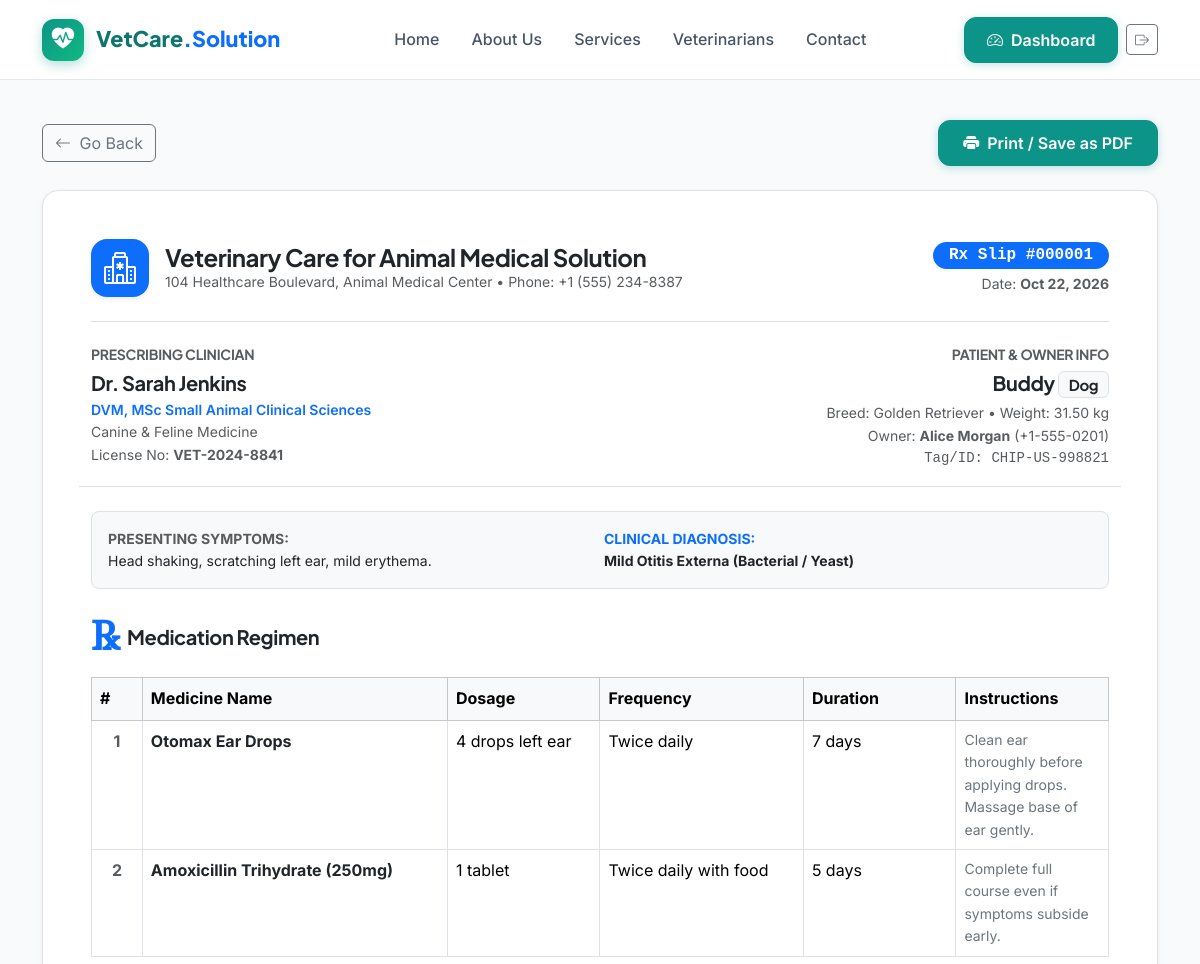
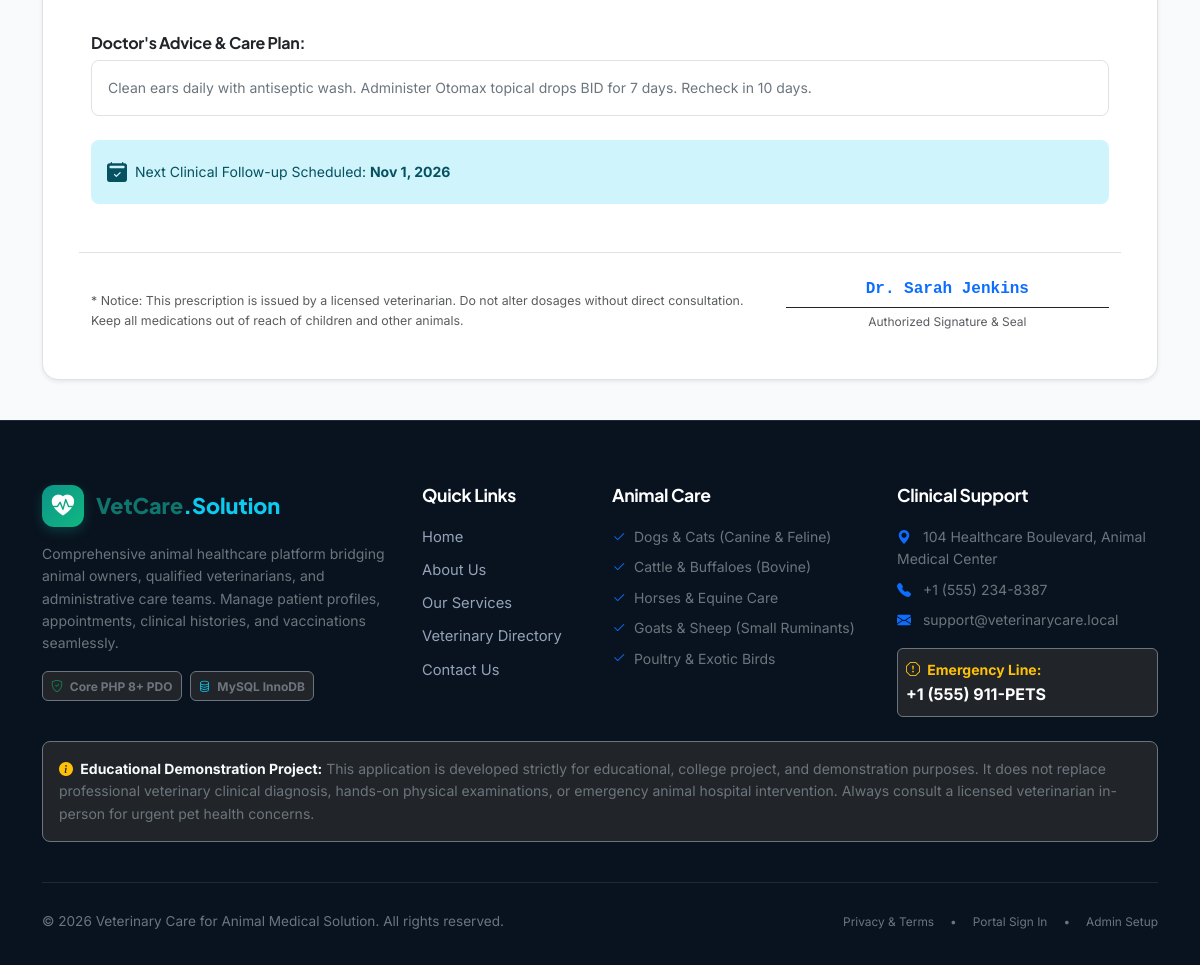
Page /owner/prescription_view.php?record_id=1 (signed in) on the committed database (2 pictures, top to bottom).
### tables this page shows
CREATE TABLE `medical_records` (
  `id` INT AUTO_INCREMENT PRIMARY KEY,
  `animal_id` INT NOT NULL,
  `appointment_id` INT NULL,
  `veterinarian_id` INT NOT NULL,
  `visit_date` DATE NOT NULL,
  `symptoms` TEXT NOT NULL,
  `diagnosis` TEXT NOT NULL,
  `treatment_plan` TEXT NOT NULL,
  `clinical_notes` TEXT NULL,
  `follow_up_date` DATE NULL,
  `created_at` TIMESTAMP DEFAULT CURRENT_TIMESTAMP,
  `updated_at` TIMESTAMP DEFAULT CURRENT_TIMESTAMP ON UPDATE CURRENT_TIMESTAMP,
  CONSTRAINT `fk_mr_animal` FOREIGN KEY (`animal_id`) REFERENCES `animals` (`id`) ON DELETE CASCADE,
  CONSTRAINT `fk_mr_app` FOREIGN KEY (`appointment_id`) REFERENCES `appointments` (`id`) ON DELETE SET NULL,
  CONSTRAINT `fk_mr_vet` FOREIGN KEY (`veterinarian_id`) REFERENCES `users` (`id`) ON DELETE CASCADE,
  INDEX `idx_mr_animal` (`animal_id`),
  INDEX `idx_mr_visit_date` (`visit_date`)
);

CREATE TABLE `users` (
  `id` INT AUTO_INCREMENT PRIMARY KEY,
  `full_name` VARCHAR(100) NOT NULL,
  `email` VARCHAR(150) NOT NULL UNIQUE,
  `phone` VARCHAR(30) NOT NULL,
  `password_hash` VARCHAR(255) NOT NULL,
  `role` ENUM('owner', 'veterinarian', 'admin') NOT NULL,
  `account_status` ENUM('active', 'inactive', 'suspended', 'pending') NOT NULL DEFAULT 'active',
  `created_at` TIMESTAMP DEFAULT CURRENT_TIMESTAMP,
  `updated_at` TIMESTAMP DEFAULT CURRENT_TIMESTAMP ON UPDATE CURRENT_TIMESTAMP,
  INDEX `idx_role` (`role`),
  INDEX `idx_status` (`account_status`)
);

CREATE TABLE `veterinarian_profiles` (
  `id` INT AUTO_INCREMENT PRIMARY KEY,
  `user_id` INT NOT NULL UNIQUE,
  `qualification` VARCHAR(150) NOT NULL,
  `specialization` VARCHAR(150) NOT NULL,
  `license_number` VARCHAR(100) NOT NULL UNIQUE,
  `experience_years` INT NOT NULL DEFAULT 0,
  `bio` TEXT NULL,
  `consultation_fee` DECIMAL(10,2) NOT NULL DEFAULT 0.00,
  `approval_status` ENUM('pending', 'approved', 'rejected') NOT NULL DEFAULT 'pending',
  `created_at` TIMESTAMP DEFAULT CURRENT_TIMESTAMP,
  `updated_at` TIMESTAMP DEFAULT CURRENT_TIMESTAMP ON UPDATE CURRENT_TIMESTAMP,
  CONSTRAINT `fk_vet_user` FOREIGN KEY (`user_id`) REFERENCES `users` (`id`) ON DELETE CASCADE
);

CREATE TABLE `animals` (
  `id` INT AUTO_INCREMENT PRIMARY KEY,
  `owner_id` INT NOT NULL,
  `animal_name` VARCHAR(100) NOT NULL,
  `species` VARCHAR(50) NOT NULL,
  `breed` VARCHAR(100) NULL,
  `gender` ENUM('male', 'female', 'unknown') NOT NULL DEFAULT 'unknown',
  `date_of_birth` DATE NULL,
  `age_years` INT NULL,
  `weight` DECIMAL(6,2) NULL,
  `color` VARCHAR(50) NULL,
  `identification_number` VARCHAR(100) NULL,
  `photo_path` VARCHAR(255) NULL,
  `allergies` TEXT NULL,
  `notes` TEXT NULL,
  `created_at` TIMESTAMP DEFAULT CURRENT_TIMESTAMP,
  `updated_at` TIMESTAMP DEFAULT CURRENT_TIMESTAMP ON UPDATE CURRENT_TIMESTAMP,
  CONSTRAINT `fk_animal_owner` FOREIGN KEY (`owner_id`) REFERENCES `users` (`id`) ON DELETE CASCADE,
  INDEX `idx_animal_species` (`species`),
  INDEX `idx_animal_owner` (`owner_id`)
);

CREATE TABLE `prescriptions` (
  `id` INT AUTO_INCREMENT PRIMARY KEY,
  `medical_record_id` INT NOT NULL,
  `medicine_name` VARCHAR(150) NOT NULL,
  `dosage` VARCHAR(100) NOT NULL,
  `frequency` VARCHAR(100) NOT NULL,
  `duration` VARCHAR(100) NOT NULL,
  `instructions` TEXT NULL,
  `created_at` TIMESTAMP DEFAULT CURRENT_TIMESTAMP,
  CONSTRAINT `fk_rx_mr` FOREIGN KEY (`medical_record_id`) REFERENCES `medical_records` (`id`) ON DELETE CASCADE,
  INDEX `idx_rx_mr` (`medical_record_id`)
);

### includes/functions.php (called while the page is built, shortened)
<?php
function e($value): string {
    return htmlspecialchars((string)($value ?? ''), ENT_QUOTES, 'UTF-8');
}
function format_date(?string $date, string $format = 'M j, Y'): string {
    $timestamp = strtotime($date);
    return $timestamp ? date($format, $timestamp) : '—';
}

### owner/prescription_view.php (the view, shortened to what this page needs)
<?php
require_once __DIR__ . '/../includes/init.php';
$recordId = (int)($_GET['record_id'] ?? 0);
$stmt = $pdo->prepare("
    SELECT mr.*,
           a.animal_name, a.species, a.breed, a.age_years, a.weight, a.identification_number, a.owner_id,
           ow.full_name AS owner_name, ow.phone AS owner_phone, ow.email AS owner_email,
           doc.full_name AS doctor_name, doc.phone AS doctor_phone, doc.email AS doctor_email,
           vp.qualification, vp.specialization, vp.license_number
    FROM medical_records mr
    JOIN animals a ON a.id = mr.animal_id
    JOIN users ow ON ow.id = a.owner_id
    JOIN users doc ON doc.id = mr.veterinarian_id
    JOIN veterinarian_profiles vp ON vp.user_id = doc.id
    WHERE mr.id = ?
");
$stmt->execute([$recordId]);
$record = $stmt->fetch();
$rxStmt = $pdo->prepare("SELECT * FROM prescriptions WHERE medical_record_id = ? ORDER BY id ASC");
$rxStmt->execute([$recordId]);
$medicines = $rxStmt->fetchAll();
require_once __DIR__ . '/../includes/header.php';
?>
<div class="container py-4 my-3 max-w-850">
    <div class="d-flex justify-content-between align-items-center mb-4 no-print">
        <a href="javascript:history.back()" class="btn btn-outline-secondary">
            <i class="bi bi-arrow-left me-1"></i> Go Back
        </a>
        <button onclick="window.print()" class="btn btn-primary px-4">
            <i class="bi bi-printer-fill me-1"></i> Print / Save as PDF
        </button>
    </div>
    <div class="card border shadow-sm rounded-4 p-4 p-md-5 bg-white">
        <div class="d-flex justify-content-between align-items-center border-bottom pb-4 mb-4">
            <div class="d-flex align-items-center gap-3">
                <span class="d-inline-flex align-items-center justify-content-center text-white bg-primary rounded-4 p-3 shadow-sm" style="width: 58px; height: 58px;">
                    <i class="bi bi-hospital fs-2"></i>
                </span>
                <div>
                    <h4 class="fw-bold text-dark mb-0"><?= e(APP_NAME) ?></h4>
                    <div class="text-muted small"><?= e(CLINIC_ADDRESS) ?> &bull; Phone: <?= e(CLINIC_PHONE) ?></div>
                </div>
            </div>
            <div class="text-end">
                <span class="badge bg-primary text-white fs-6 px-3 py-1.5 rounded-pill font-monospace">Rx Slip #<?= str_pad($record['id'], 6, '0', STR_PAD_LEFT) ?></span>
                <div class="text-muted small mt-1">Date: <strong><?= format_date($record['visit_date']) ?></strong></div>
            </div>
        </div>
        <div class="row g-4 mb-4 pb-3 border-bottom">
            <div class="col-6">
                <h6 class="text-uppercase text-muted fw-bold small letter-spacing-1 mb-2">Prescribing Clinician</h6>
                <h5 class="fw-bold text-dark mb-1"><?= e($record['doctor_name']) ?></h5>
                <div class="text-primary small fw-semibold"><?= e($record['qualification']) ?></div>
                <div class="text-muted small"><?= e($record['specialization']) ?></div>
                <div class="text-muted small">License No: <strong><?= e($record['license_number']) ?></strong></div>
            </div>
            <div class="col-6 text-end">
                <h6 class="text-uppercase text-muted fw-bold small letter-spacing-1 mb-2">Patient & Owner Info</h6>
                <h5 class="fw-bold text-dark mb-1"><?= e($record['animal_name']) ?> <span class="badge bg-light text-dark border small"><?= e($record['species']) ?></span></h5>
                <div class="text-muted small">Breed: <?= e($record['breed'] ?: 'Mixed') ?> &bull; Weight: <?= $record['weight'] ? $record['weight'] . ' kg' : '—' ?></div>
                <div class="text-muted small">Owner: <strong><?= e($record['owner_name']) ?></strong> (<?= e($record['owner_phone']) ?>)</div>
                <?php if (!empty($record['identification_number'])): ?>
                    <div class="font-monospace small text-muted">Tag/ID: <?= e($record['identification_number']) ?></div>
                <?php endif; ?>
            </div>
        </div>
        <div class="p-3 bg-light rounded-3 mb-4 border">
            <div class="row g-2">
                <div class="col-md-6">
                    <span class="text-muted small fw-bold d-block text-uppercase">Presenting Symptoms:</span>
                    <div class="small text-dark"><?= nl2br(e($record['symptoms'])) ?></div>
                </div>
                <div class="col-md-6">
                    <span class="text-primary small fw-bold d-block text-uppercase">Clinical Diagnosis:</span>
                    <div class="fw-bold text-dark small"><?= nl2br(e($record['diagnosis'])) ?></div>
                </div>
            </div>
        </div>
        <div class="mb-4">
            <div class="d-flex align-items-center gap-2 mb-3">
                <span class="display-6 fw-bold text-primary" style="font-family: serif;">&#8478;</span>
                <h5 class="fw-bold text-dark mb-0">Medication Regimen</h5>
            </div>
            <?php if (empty($medicines)): ?>
                <div class="alert alert-secondary small text-center p-3">No prescription medications prescribed for this consultation.</div>
            <?php else: ?>
                <div class="table-responsive">
                    <table class="table table-bordered custom-table">
                        <thead class="table-light">
                            <tr>
                                <th style="width: 5%;">#</th>
                                <th style="width: 30%;">Medicine Name</th>
                                <th style="width: 15%;">Dosage</th>
                                <th style="width: 20%;">Frequency</th>
                                <th style="width: 15%;">Duration</th>
                                <th style="width: 15%;">Instructions</th>
                            </tr>
                        </thead>
                        <tbody>
                            <?php foreach ($medicines as $idx => $m): ?>
                                <tr>
                                    <td class="text-center fw-bold text-muted"><?= $idx + 1 ?></td>
                                    <td><strong class="text-dark"><?= e($m['medicine_name']) ?></strong></td>
                                    <td><?= e($m['dosage']) ?></td>
                                    <td><?= e($m['frequency']) ?></td>
                                    <td><?= e($m['duration']) ?></td>
                                    <td class="small text-secondary"><?= e($m['instructions'] ?: 'As directed') ?></td>
                                </tr>
                            <?php endforeach; ?>
                        </tbody>
                    </table>
                </div>
            <?php endif; ?>
        </div>
        <div class="mb-4">
            <h6 class="fw-bold text-dark mb-2">Doctor's Advice & Care Plan:</h6>
            <div class="p-3 border rounded-3 text-secondary small bg-white">
                <?= nl2br(e($record['treatment_plan'])) ?>
            </div>
        </div>
        <?php if (!empty($record['follow_up_date'])): ?>
            <div class="alert alert-info border-0 rounded-3 small d-flex align-items-center gap-2 mb-4">
                <i class="bi bi-calendar2-check-fill fs-5"></i>
                <div>
                    Next Clinical Follow-up Scheduled: <strong><?= format_date($record['follow_up_date']) ?></strong>
                </div>
            </div>
        <?php endif; ?>
        <div class="row align-items-end pt-4 border-top mt-4">
            <div class="col-8">
                <p class="text-muted small mb-0" style="font-size: 0.775rem;">
                    * Notice: This prescription is issued by a licensed veterinarian. Do not alter dosages without direct consultation. Keep all medications out of reach of children and other animals.
                </p>
            </div>
            <div class="col-4 text-center">
                <div class="border-bottom border-dark pb-1 mb-1 font-monospace fw-bold text-primary">
                    <?= e($record['doctor_name']) ?>
                </div>
                <div class="text-muted small" style="font-size: 0.75rem;">Authorized Signature & Seal</div>
            </div>
        </div>
    </div>
</div>
<?php require_once __DIR__ . '/../includes/footer.php'; ?>

### assets/css/style.css (style rules this page uses)
:root { --primary: #0d9488; --primary-dark: #0f766e; --primary-light: #ccfbf1; --primary-subtle: #f0fdfa; --secondary: #0284c7; --accent: #10b981; --dark: #0f172a; --dark-muted: #475569; --light-bg: #f8fafc; --card-bg: #ffffff; --border-color: #e2e8f0; --border-focus: #0d9488; --font-heading: 'Plus Jakarta Sans', -apple-system, BlinkMacSystemFont, 'Segoe UI', Roboto, sans-serif; --font-body: 'Inter', -apple-system, BlinkMacSystemFont, 'Segoe UI', Roboto, sans-serif; --radius-sm: 8px; --radius-md: 12px; --radius-lg: 18px; --radius-pill: 9999px; --shadow-sm: 0 1px 3px rgba(15, 23, 42, 0.05); --shadow-md: 0 4px 18px -2px rgba(15, 23, 42, 0.06), 0 2px 6px -1px rgba(15, 23, 42, 0.03); --shadow-lg: 0 12px 30px -4px rgba(13, 148, 136, 0.12), 0 4px 12px -2px rgba(15, 23, 42, 0.04); }
body { font-family: var(--font-body); color: var(--dark); background-color: var(--light-bg); line-height: 1.6; overflow-x: hidden; }
h1, h2, h3, h4, h5, h6 { font-family: var(--font-heading); color: var(--dark); font-weight: 700; letter-spacing: -0.02em; }
a { color: var(--primary); text-decoration: none; transition: all 0.2s ease-in-out; }
.btn-primary { background-color: var(--primary); border-color: var(--primary); color: #ffffff; font-weight: 600; padding: 0.625rem 1.35rem; border-radius: var(--radius-md); box-shadow: 0 2px 8px rgba(13, 148, 136, 0.25); transition: all 0.25s ease; }

### rows in the picture
medical_records: id "000001", visit_date "Oct 22, 2026", veterinarian.full_name "Dr. Sarah Jenkins", veterinarian_profiles.qualification "DVM, MSc Small Animal Clinical Sciences", veterinarian_profiles.specialization "Canine & Feline Medicine", veterinarian_profiles.license_number "VET-2024-8841", animal.animal_name "Buddy", animal.species "Dog", animal.breed "Golden Retriever", animal.weight "31.50", users.full_name "Alice Morgan", users.phone "+1-555-0201", animal.identification_number "CHIP-US-998821", symptoms "Head shaking, scratching left ear, mild erythema.", diagnosis "Mild Otitis Externa (Bacterial / Yeast)", treatment_plan "Clean ears daily with antiseptic wash. Administer Otomax topical drops BID for 7 days. Recheck in 10 days.", follow_up_date "Nov 1, 2026"
prescriptions: medicine_name "Otomax Ear Drops", dosage "4 drops left ear", frequency "Twice daily", duration "7 days", instructions "Clean ear thoroughly before applying drops. Massage base of ear gently."
prescriptions: medicine_name "Amoxicillin Trihydrate (250mg)", dosage "1 tablet", frequency "Twice daily with food", duration "5 days", instructions "Complete full course even if symptoms subside early."

### other values in the picture
APP_NAME "Veterinary Care for Animal Medical Solution"
CLINIC_ADDRESS "104 Healthcare Boulevard, Animal Medical Center"
CLINIC_PHONE "+1 (555) 234-8387"
CLINIC_EMAIL "support@veterinarycare.local"
EMERGENCY_PHONE "+1 (555) 911-PETS"
